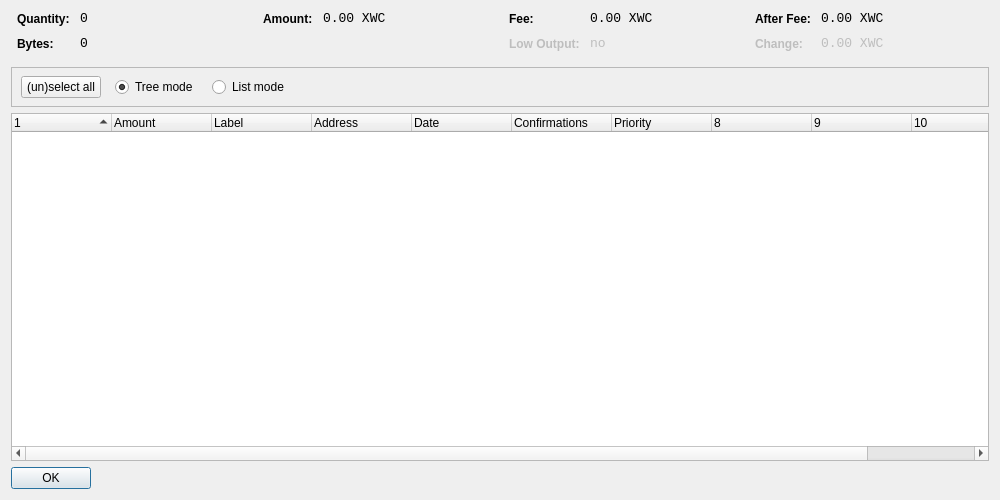
<?xml version="1.0" encoding="UTF-8"?>
<ui version="4.0">
 <class>CoinControlDialog</class>
 <widget class="QDialog" name="CoinControlDialog">
  <property name="geometry">
   <rect>
    <x>0</x>
    <y>0</y>
    <width>1000</width>
    <height>500</height>
   </rect>
  </property>
  <property name="windowTitle">
   <string>Coin Control</string>
  </property>
  <layout class="QVBoxLayout" name="verticalLayout">
   <item>
    <layout class="QHBoxLayout" name="horizontalLayoutTop" stretch="0,0,0,0">
     <property name="topMargin">
      <number>0</number>
     </property>
     <property name="bottomMargin">
      <number>10</number>
     </property>
     <item>
      <layout class="QFormLayout" name="formLayoutCoinControl1">
       <property name="horizontalSpacing">
        <number>10</number>
       </property>
       <property name="verticalSpacing">
        <number>10</number>
       </property>
       <property name="leftMargin">
        <number>6</number>
       </property>
       <property name="rightMargin">
        <number>6</number>
       </property>
       <item row="0" column="0">
        <widget class="QLabel" name="labelCoinControlQuantityText">
         <property name="styleSheet">
          <string notr="true">font-weight:bold;</string>
         </property>
         <property name="text">
          <string>Quantity:</string>
         </property>
        </widget>
       </item>
       <item row="0" column="1">
        <widget class="QLabel" name="labelCoinControlQuantity">
         <property name="font">
          <font>
           <family>Monospace</family>
           <pointsize>10</pointsize>
          </font>
         </property>
         <property name="cursor">
          <cursorShape>IBeamCursor</cursorShape>
         </property>
         <property name="contextMenuPolicy">
          <enum>Qt::ActionsContextMenu</enum>
         </property>
         <property name="text">
          <string notr="true">0</string>
         </property>
         <property name="textInteractionFlags">
          <set>Qt::LinksAccessibleByMouse|Qt::TextSelectableByKeyboard|Qt::TextSelectableByMouse</set>
         </property>
        </widget>
       </item>
       <item row="1" column="0">
        <widget class="QLabel" name="labelCoinControlBytesText">
         <property name="styleSheet">
          <string notr="true">font-weight:bold;</string>
         </property>
         <property name="text">
          <string>Bytes:</string>
         </property>
        </widget>
       </item>
       <item row="1" column="1">
        <widget class="QLabel" name="labelCoinControlBytes">
         <property name="font">
          <font>
           <family>Monospace</family>
           <pointsize>10</pointsize>
          </font>
         </property>
         <property name="cursor">
          <cursorShape>IBeamCursor</cursorShape>
         </property>
         <property name="contextMenuPolicy">
          <enum>Qt::ActionsContextMenu</enum>
         </property>
         <property name="text">
          <string notr="true">0</string>
         </property>
         <property name="textInteractionFlags">
          <set>Qt::LinksAccessibleByMouse|Qt::TextSelectableByKeyboard|Qt::TextSelectableByMouse</set>
         </property>
        </widget>
       </item>
      </layout>
     </item>
     <item>
      <layout class="QFormLayout" name="formLayoutCoinControl2">
       <property name="horizontalSpacing">
        <number>10</number>
       </property>
       <property name="verticalSpacing">
        <number>10</number>
       </property>
       <property name="leftMargin">
        <number>6</number>
       </property>
       <property name="rightMargin">
        <number>6</number>
       </property>
       <item row="0" column="0">
        <widget class="QLabel" name="labelCoinControlAmountText">
         <property name="styleSheet">
          <string notr="true">font-weight:bold;</string>
         </property>
         <property name="text">
          <string>Amount:</string>
         </property>
        </widget>
       </item>
       <item row="0" column="1">
        <widget class="QLabel" name="labelCoinControlAmount">
         <property name="font">
          <font>
           <family>Monospace</family>
           <pointsize>10</pointsize>
          </font>
         </property>
         <property name="cursor">
          <cursorShape>IBeamCursor</cursorShape>
         </property>
         <property name="contextMenuPolicy">
          <enum>Qt::ActionsContextMenu</enum>
         </property>
         <property name="text">
          <string notr="true">0.00 XWC</string>
         </property>
         <property name="textInteractionFlags">
          <set>Qt::LinksAccessibleByMouse|Qt::TextSelectableByKeyboard|Qt::TextSelectableByMouse</set>
         </property>
        </widget>
       </item>
      </layout>
     </item>
     <item>
      <layout class="QFormLayout" name="formLayoutCoinControl3">
       <property name="horizontalSpacing">
        <number>10</number>
       </property>
       <property name="verticalSpacing">
        <number>10</number>
       </property>
       <property name="leftMargin">
        <number>6</number>
       </property>
       <property name="rightMargin">
        <number>6</number>
       </property>
       <item row="0" column="0">
        <widget class="QLabel" name="labelCoinControlFeeText">
         <property name="styleSheet">
          <string notr="true">font-weight:bold;</string>
         </property>
         <property name="text">
          <string>Fee:</string>
         </property>
        </widget>
       </item>
       <item row="0" column="1">
        <widget class="QLabel" name="labelCoinControlFee">
         <property name="font">
          <font>
           <family>Monospace</family>
           <pointsize>10</pointsize>
          </font>
         </property>
         <property name="cursor">
          <cursorShape>IBeamCursor</cursorShape>
         </property>
         <property name="contextMenuPolicy">
          <enum>Qt::ActionsContextMenu</enum>
         </property>
         <property name="text">
          <string notr="true">0.00 XWC</string>
         </property>
         <property name="textInteractionFlags">
          <set>Qt::LinksAccessibleByMouse|Qt::TextSelectableByKeyboard|Qt::TextSelectableByMouse</set>
         </property>
        </widget>
       </item>
       <item row="1" column="0">
        <widget class="QLabel" name="labelCoinControlLowOutputText">
         <property name="enabled">
          <bool>false</bool>
         </property>
         <property name="styleSheet">
          <string notr="true">font-weight:bold;</string>
         </property>
         <property name="text">
          <string>Low Output:</string>
         </property>
        </widget>
       </item>
       <item row="1" column="1">
        <widget class="QLabel" name="labelCoinControlLowOutput">
         <property name="enabled">
          <bool>false</bool>
         </property>
         <property name="font">
          <font>
           <family>Monospace</family>
           <pointsize>10</pointsize>
          </font>
         </property>
         <property name="cursor">
          <cursorShape>IBeamCursor</cursorShape>
         </property>
         <property name="contextMenuPolicy">
          <enum>Qt::ActionsContextMenu</enum>
         </property>
         <property name="text">
          <string notr="true">no</string>
         </property>
         <property name="textInteractionFlags">
          <set>Qt::LinksAccessibleByMouse|Qt::TextSelectableByKeyboard|Qt::TextSelectableByMouse</set>
         </property>
        </widget>
       </item>
      </layout>
     </item>
     <item>
      <layout class="QFormLayout" name="formLayoutCoinControl4">
       <property name="horizontalSpacing">
        <number>10</number>
       </property>
       <property name="verticalSpacing">
        <number>10</number>
       </property>
       <property name="leftMargin">
        <number>6</number>
       </property>
       <property name="rightMargin">
        <number>6</number>
       </property>
       <item row="0" column="0">
        <widget class="QLabel" name="labelCoinControlAfterFeeText">
         <property name="styleSheet">
          <string notr="true">font-weight:bold;</string>
         </property>
         <property name="text">
          <string>After Fee:</string>
         </property>
        </widget>
       </item>
       <item row="0" column="1">
        <widget class="QLabel" name="labelCoinControlAfterFee">
         <property name="font">
          <font>
           <family>Monospace</family>
           <pointsize>10</pointsize>
          </font>
         </property>
         <property name="cursor">
          <cursorShape>IBeamCursor</cursorShape>
         </property>
         <property name="contextMenuPolicy">
          <enum>Qt::ActionsContextMenu</enum>
         </property>
         <property name="text">
          <string notr="true">0.00 XWC</string>
         </property>
         <property name="textInteractionFlags">
          <set>Qt::LinksAccessibleByMouse|Qt::TextSelectableByKeyboard|Qt::TextSelectableByMouse</set>
         </property>
        </widget>
       </item>
       <item row="1" column="0">
        <widget class="QLabel" name="labelCoinControlChangeText">
         <property name="enabled">
          <bool>false</bool>
         </property>
         <property name="styleSheet">
          <string notr="true">font-weight:bold;</string>
         </property>
         <property name="text">
          <string>Change:</string>
         </property>
        </widget>
       </item>
       <item row="1" column="1">
        <widget class="QLabel" name="labelCoinControlChange">
         <property name="enabled">
          <bool>false</bool>
         </property>
         <property name="font">
          <font>
           <family>Monospace</family>
           <pointsize>10</pointsize>
          </font>
         </property>
         <property name="cursor">
          <cursorShape>IBeamCursor</cursorShape>
         </property>
         <property name="contextMenuPolicy">
          <enum>Qt::ActionsContextMenu</enum>
         </property>
         <property name="text">
          <string notr="true">0.00 XWC</string>
         </property>
         <property name="textInteractionFlags">
          <set>Qt::LinksAccessibleByMouse|Qt::TextSelectableByKeyboard|Qt::TextSelectableByMouse</set>
         </property>
        </widget>
       </item>
      </layout>
     </item>
    </layout>
   </item>
   <item>
    <widget class="QFrame" name="frame">
     <property name="minimumSize">
      <size>
       <width>0</width>
       <height>40</height>
      </size>
     </property>
     <property name="frameShape">
      <enum>QFrame::StyledPanel</enum>
     </property>
     <property name="frameShadow">
      <enum>QFrame::Sunken</enum>
     </property>
     <widget class="QWidget" name="horizontalLayoutWidget">
      <property name="geometry">
       <rect>
        <x>10</x>
        <y>0</y>
        <width>781</width>
        <height>41</height>
       </rect>
      </property>
      <layout class="QHBoxLayout" name="horizontalLayoutPanel" stretch="0,0,0,0,0">
       <property name="spacing">
        <number>14</number>
       </property>
       <item>
        <widget class="QPushButton" name="pushButtonSelectAll">
         <property name="sizePolicy">
          <sizepolicy hsizetype="Maximum" vsizetype="Fixed">
           <horstretch>0</horstretch>
           <verstretch>0</verstretch>
          </sizepolicy>
         </property>
         <property name="text">
          <string>(un)select all</string>
         </property>
        </widget>
       </item>
       <item>
        <widget class="QRadioButton" name="radioTreeMode">
         <property name="sizePolicy">
          <sizepolicy hsizetype="Maximum" vsizetype="Fixed">
           <horstretch>0</horstretch>
           <verstretch>0</verstretch>
          </sizepolicy>
         </property>
         <property name="text">
          <string>Tree mode</string>
         </property>
         <property name="checked">
          <bool>true</bool>
         </property>
        </widget>
       </item>
       <item>
        <widget class="QRadioButton" name="radioListMode">
         <property name="sizePolicy">
          <sizepolicy hsizetype="Maximum" vsizetype="Fixed">
           <horstretch>0</horstretch>
           <verstretch>0</verstretch>
          </sizepolicy>
         </property>
         <property name="text">
          <string>List mode</string>
         </property>
        </widget>
       </item>
       <item>
        <spacer name="horizontalSpacer">
         <property name="orientation">
          <enum>Qt::Horizontal</enum>
         </property>
         <property name="sizeHint" stdset="0">
          <size>
           <width>40</width>
           <height>20</height>
          </size>
         </property>
        </spacer>
       </item>
      </layout>
     </widget>
    </widget>
   </item>
   <item>
    <widget class="CoinControlTreeWidget" name="treeWidget">
     <property name="contextMenuPolicy">
      <enum>Qt::CustomContextMenu</enum>
     </property>
     <property name="sortingEnabled">
      <bool>false</bool>
     </property>
     <property name="columnCount">
      <number>11</number>
     </property>
     <attribute name="headerShowSortIndicator" stdset="0">
      <bool>true</bool>
     </attribute>
     <attribute name="headerStretchLastSection">
      <bool>false</bool>
     </attribute>
     <column>
      <property name="text">
       <string/>
      </property>
     </column>
     <column>
      <property name="text">
       <string>Amount</string>
      </property>
     </column>
     <column>
      <property name="text">
       <string>Label</string>
      </property>
     </column>
     <column>
      <property name="text">
       <string>Address</string>
      </property>
     </column>
     <column>
      <property name="text">
       <string>Date</string>
      </property>
     </column>
     <column>
      <property name="text">
       <string>Confirmations</string>
      </property>
      <property name="toolTip">
       <string>Confirmed</string>
      </property>
     </column>
     <column>
      <property name="text">
       <string>Priority</string>
      </property>
     </column>
     <column>
      <property name="text">
       <string/>
      </property>
     </column>
     <column>
      <property name="text">
       <string/>
      </property>
     </column>
     <column>
      <property name="text">
       <string/>
      </property>
     </column>
     <column>
      <property name="text">
       <string/>
      </property>
     </column>
    </widget>
   </item>
   <item>
    <widget class="QDialogButtonBox" name="buttonBox">
     <property name="sizePolicy">
      <sizepolicy hsizetype="Maximum" vsizetype="Fixed">
       <horstretch>0</horstretch>
       <verstretch>0</verstretch>
      </sizepolicy>
     </property>
     <property name="orientation">
      <enum>Qt::Horizontal</enum>
     </property>
     <property name="standardButtons">
      <set>QDialogButtonBox::Ok</set>
     </property>
    </widget>
   </item>
  </layout>
 </widget>
 <customwidgets>
  <customwidget>
   <class>CoinControlTreeWidget</class>
   <extends>QTreeWidget</extends>
   <header>coincontroltreewidget.h</header>
  </customwidget>
 </customwidgets>
 <resources/>
 <connections/>
</ui>
